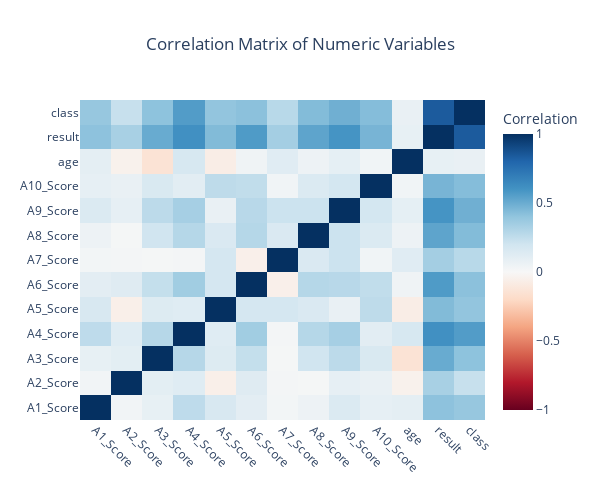

Here is the notebook cell this chart was saved with:
### Code cell
# Numerische Spalten auswählen
numeric_cols = df_asd.select_dtypes(include=['int64', 'float64']).columns.tolist()

# Create correlation matrix
corr_matrix = df_asd[numeric_cols].corr()

# Create the heatmap
fig_corr = go.Figure(data=go.Heatmap(
    z=corr_matrix.values,
    x=corr_matrix.columns,
    y=corr_matrix.index,
    colorscale="RdBu",
    zmin=-1,
    zmax=1,
    colorbar=dict(title="Correlation")
))

# Adjust layout to make it larger
fig_corr.update_layout(
    title="Correlation Matrix of Numeric Variables",
    width=600,  # Increase width
    height=500,  # Increase height
    title_x=0.5,  # Center title
    xaxis=dict(
        tickangle=45,  # Rotate X-axis ticks for better readability
    ),
    yaxis=dict(
        tickangle=0  # Keep Y-axis ticks horizontal for better readability
    ),
    showlegend=False  # Hide legend
)

# Show the heatmap
fig_corr.show()

### Figure 1 — Plotly figure (JSON) as saved in the notebook; plotly's stock layout.template omitted (floating-point values rounded to 4 significant figures; data arrays with more than 128 entries replaced by an {"elided": "..."} marker saying what was removed)
{"data": [{"colorbar": {"title": {"text": "Correlation"}}, "colorscale": [[0, "rgb(103,0,31)"], [0.1, "rgb(178,24,43)"], [0.2, "rgb(214,96,77)"], [0.3, "rgb(244,165,130)"], [0.4, "rgb(253,219,199)"], [0.5, "rgb(247,247,247)"], [0.6, "rgb(209,229,240)"], [0.7, "rgb(146,197,222)"], [0.8, "rgb(67,147,195)"], [0.9, "rgb(33,102,172)"], [1, "rgb(5,48,97)"]], "type": "heatmap", "x": ["A1_Score", "A2_Score", "A3_Score", "A4_Score", "A5_Score", "A6_Score", "A7_Score", "A8_Score", "A9_Score", "A10_Score", "age", "result", "class"], "y": ["A1_Score", "A2_Score", "A3_Score", "A4_Score", "A5_Score", "A6_Score", "A7_Score", "A8_Score", "A9_Score", "A10_Score", "age", "result", "class"], "z": {"elided": "13x13 float values"}, "zmax": 1, "zmin": -1}], "layout": {"height": 500, "showlegend": false, "title": {"text": "Correlation Matrix of Numeric Variables", "x": 0.5}, "width": 600, "xaxis": {"tickangle": 45}, "yaxis": {"tickangle": 0}}}
